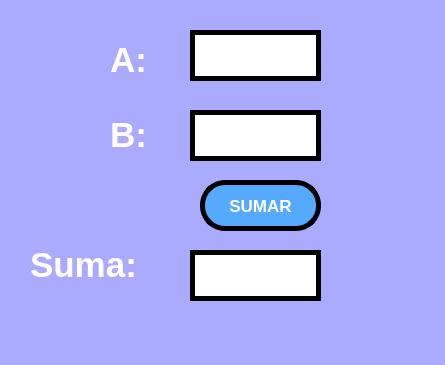
<?xml version="1.0" encoding="UTF-8"?>
<ui version="4.0">
 <class>MainWindow</class>
 <widget class="QMainWindow" name="MainWindow">
  <property name="geometry">
   <rect>
    <x>0</x>
    <y>0</y>
    <width>445</width>
    <height>365</height>
   </rect>
  </property>
  <property name="windowTitle">
   <string>MainWindow</string>
  </property>
  <property name="styleSheet">
   <string notr="true">background-color: rgb(170, 170, 255);</string>
  </property>
  <widget class="QWidget" name="centralwidget">
   <widget class="QLineEdit" name="txt_B">
    <property name="geometry">
     <rect>
      <x>190</x>
      <y>110</y>
      <width>131</width>
      <height>51</height>
     </rect>
    </property>
    <property name="font">
     <font>
      <pointsize>20</pointsize>
      <weight>75</weight>
      <bold>true</bold>
     </font>
    </property>
    <property name="styleSheet">
     <string notr="true">background-color: rgb(255, 255, 255);
border: 5px solid black;
</string>
    </property>
    <property name="text">
     <string/>
    </property>
    <property name="alignment">
     <set>Qt::AlignCenter</set>
    </property>
   </widget>
   <widget class="QLabel" name="label">
    <property name="geometry">
     <rect>
      <x>110</x>
      <y>30</y>
      <width>71</width>
      <height>61</height>
     </rect>
    </property>
    <property name="text">
     <string>&lt;html&gt;&lt;head/&gt;&lt;body&gt;&lt;p&gt;&lt;span style=&quot; font-size:26pt; font-weight:600; color:#ffffff;&quot;&gt;A:&lt;/span&gt;&lt;/p&gt;&lt;/body&gt;&lt;/html&gt;</string>
    </property>
   </widget>
   <widget class="QLineEdit" name="txt_A">
    <property name="geometry">
     <rect>
      <x>190</x>
      <y>30</y>
      <width>131</width>
      <height>51</height>
     </rect>
    </property>
    <property name="font">
     <font>
      <pointsize>20</pointsize>
      <weight>75</weight>
      <bold>true</bold>
     </font>
    </property>
    <property name="styleSheet">
     <string notr="true">background-color: rgb(255, 255, 255);
border: 5px solid black;</string>
    </property>
    <property name="text">
     <string/>
    </property>
    <property name="alignment">
     <set>Qt::AlignCenter</set>
    </property>
   </widget>
   <widget class="QPushButton" name="btn_sumar">
    <property name="geometry">
     <rect>
      <x>200</x>
      <y>180</y>
      <width>121</width>
      <height>51</height>
     </rect>
    </property>
    <property name="font">
     <font>
      <family>Arial</family>
      <pointsize>13</pointsize>
      <weight>75</weight>
      <bold>true</bold>
     </font>
    </property>
    <property name="styleSheet">
     <string notr="true">background-color: rgb(85, 170, 255);
color: rgb(255, 255, 255);
border: 5px solid black;
border-radius: 25px;</string>
    </property>
    <property name="text">
     <string>SUMAR</string>
    </property>
   </widget>
   <widget class="QLabel" name="label_2">
    <property name="geometry">
     <rect>
      <x>110</x>
      <y>110</y>
      <width>61</width>
      <height>51</height>
     </rect>
    </property>
    <property name="text">
     <string>&lt;html&gt;&lt;head/&gt;&lt;body&gt;&lt;p&gt;&lt;span style=&quot; font-size:26pt; font-weight:600; color:#ffffff;&quot;&gt;B:&lt;/span&gt;&lt;/p&gt;&lt;/body&gt;&lt;/html&gt;</string>
    </property>
   </widget>
   <widget class="QLineEdit" name="txt_suma">
    <property name="enabled">
     <bool>true</bool>
    </property>
    <property name="geometry">
     <rect>
      <x>190</x>
      <y>250</y>
      <width>131</width>
      <height>51</height>
     </rect>
    </property>
    <property name="font">
     <font>
      <pointsize>20</pointsize>
      <weight>75</weight>
      <bold>true</bold>
     </font>
    </property>
    <property name="styleSheet">
     <string notr="true">background-color: rgb(255, 255, 255);
border: 5px solid black;
</string>
    </property>
    <property name="text">
     <string/>
    </property>
    <property name="alignment">
     <set>Qt::AlignCenter</set>
    </property>
   </widget>
   <widget class="QLabel" name="label_3">
    <property name="geometry">
     <rect>
      <x>30</x>
      <y>230</y>
      <width>151</width>
      <height>71</height>
     </rect>
    </property>
    <property name="text">
     <string>&lt;html&gt;&lt;head/&gt;&lt;body&gt;&lt;p&gt;&lt;span style=&quot; font-size:26pt; font-weight:600; color:#ffffff;&quot;&gt;Suma:&lt;/span&gt;&lt;/p&gt;&lt;/body&gt;&lt;/html&gt;</string>
    </property>
   </widget>
  </widget>
  <widget class="QMenuBar" name="menubar">
   <property name="geometry">
    <rect>
     <x>0</x>
     <y>0</y>
     <width>445</width>
     <height>18</height>
    </rect>
   </property>
  </widget>
  <widget class="QStatusBar" name="statusbar"/>
 </widget>
 <resources/>
 <connections/>
</ui>
